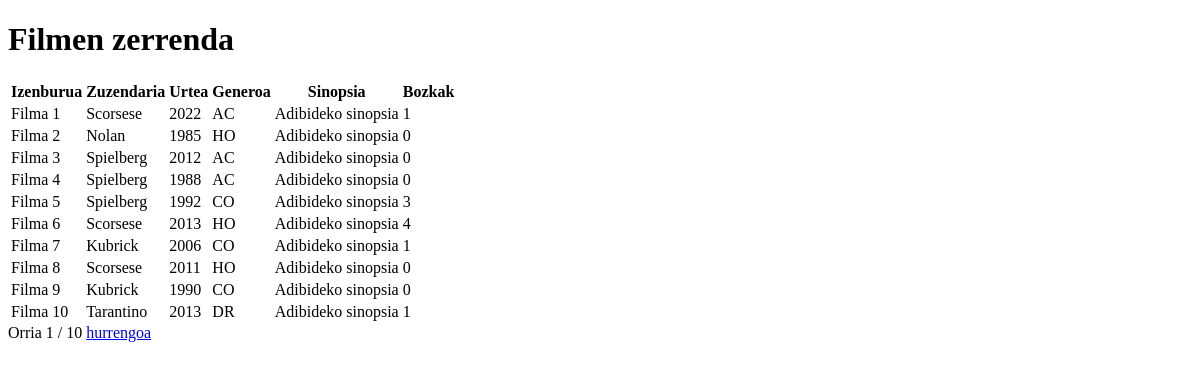
The page /filmen_zerrenda (signed in) on the database as committed earlier.
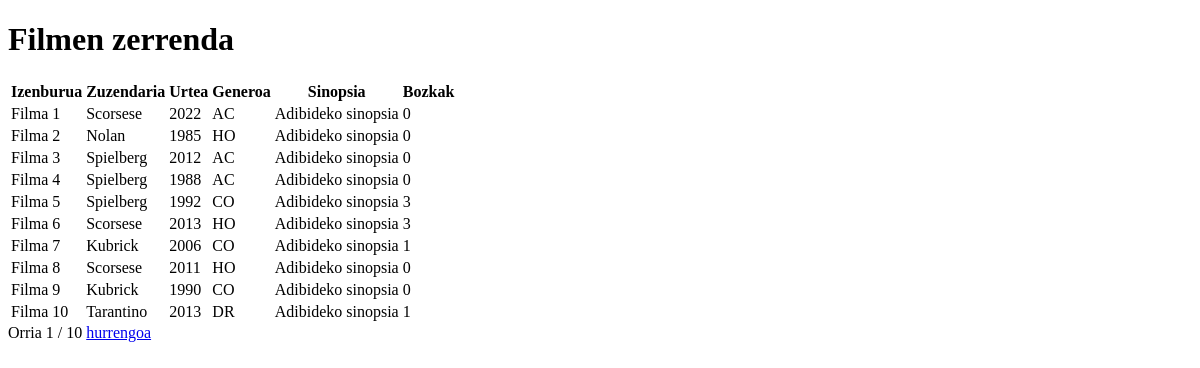
The same page on the database as committed later.
### filmak/models.py (models this page shows, shortened)
class filmak_filma(models.Model):
    izenburua = models.CharField(max_length=100)
    zuzendaria = models.CharField(max_length=60)
    urtea = models.IntegerField()
    generoa = models.CharField(max_length=2)
    sinopsia = models.CharField(max_length=500)
    bozkak = models.IntegerField(default=0)

### filmak/views.py (the view)
# urls.py: path("filmen_zerrenda", views.filmenZerrenda, name="filmenZerrenda"),
@login_required(login_url='login')
def filmenZerrenda(request):
    filma_lista = filmak_filma.objects.all()
    paginator = Paginator(filma_lista, 10)  # Show 10 films per page
    page = request.GET.get('page')
    try:
        filmak = paginator.page(page)
    except PageNotAnInteger:
        filmak = paginator.page(1)
    except EmptyPage:
        filmak = paginator.page(paginator.num_pages)
    return render(request, "filmak/FilmenZerrenda.html", {'filmak': filmak})

### filmak/templates/filmak/FilmenZerrenda.html (shortened to what this page needs)
<!DOCTYPE html>
<html lang="en">
<head>
</head>
<body>
    <h1>Filmen zerrenda</h1>
    <table>
        <thead>
            <tr>
                <th>Izenburua</th>
                <th>Zuzendaria</th>
                <th>Urtea</th>
                <th>Generoa</th>
                <th>Sinopsia</th>
                <th>Bozkak</th>
            </tr>
        </thead>
        <tbody>
            {% for film in filmak %}
            <tr>
                <td>{{ film.izenburua }}</td>
                <td>{{ film.zuzendaria }}</td>
                <td>{{ film.urtea }}</td>
                <td>{{ film.generoa }}</td>
                <td>{{ film.sinopsia }}</td>
                <td>{{ film.bozkak }}</td>
            </tr>
            {% empty %}
            <tr>
                <td colspan="3">Ez dago filma bat ere</td>
            </tr>
            {% endfor %}
        </tbody>
    </table>
    <div class="pagination">
        <span class="step-links">
            <span class="current">
                Orria {{ filmak.number }} / {{ filmak.paginator.num_pages }}
            </span>
            {% if filmak.has_next %}
                <a href="?page={{ filmak.next_page_number }}">hurrengoa</a>
            {% endif %}
        </span>
    </div>
</body>
</html>

Rows that differ between the two databases and show on the page:
changed filmak_filma "Filma 1": bozkak "1" → "0"
changed filmak_filma "Filma 6": bozkak "4" → "3"
